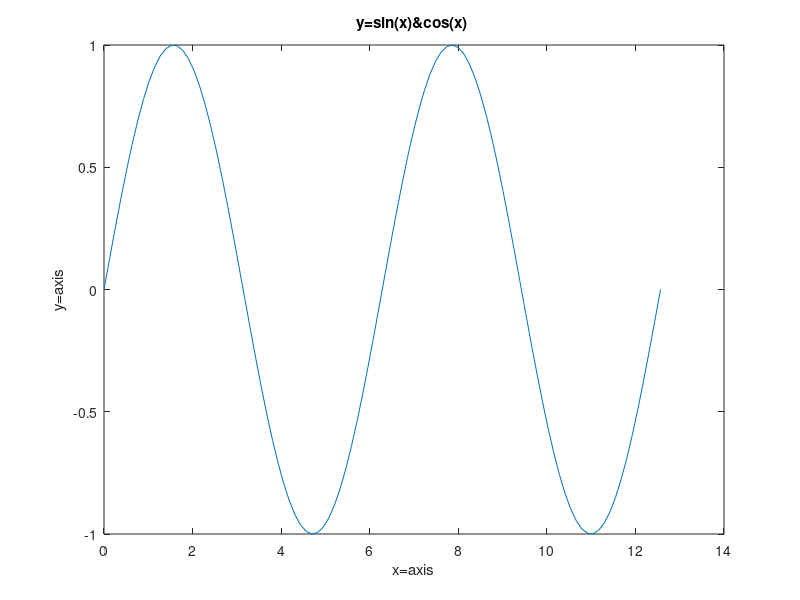

MATLAB code for this plot: (Note: this script raises an error after producing the figure.)
%ploty=sin(x)&cos(x);label&axis&grid
%100data point;
clear;
x=linspace(0,4*pi,100);
y=sin(x);
plot(x,y);
xlabel('x=axis');
ylabel('y=axis');
title('y=sin(x)&cos(x) ');
axis([0.4*pi -2 2]);
grid on;
text(0.8,1.2,'sin(x)');
text(6.3,1.2,'cos(x)');

